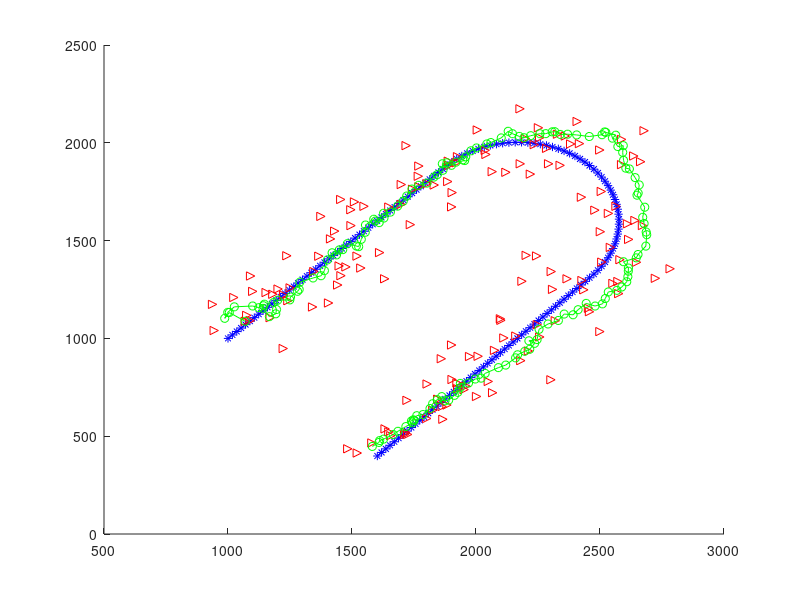

The MATLAB script that drew this image:
% Linear Kalman Filter Demo
% Jileil  2018-03-23
clc;clear;close all;
load trueTarget.mat
% All rights reserved
%% generate noisyMeasurement variable
% this section generates random noisy measurement variable
% set the covariance matrix
% Assume noise of X and Y are independent, so the non-diagnoal elements are zeros
% Sigma = [SigmaX^2 0;
%          0 SigmaY^2]
sigma = 100;
Sigma = [sigma^2 0;0 sigma^2]; 
% Initialize noisyMeasurement
noisyMeasurement = zeros(size(trueTarget));
noisyMeasurement(1,:) = trueTarget(1,:);
for i = 1:size(trueTarget,2)
    % Generate pseudo trueTarget 
    %randn is the random normal ditribution generator
    % get cholesky decomposition A = LL', L is a upper triangle matrix in matlab
    niu = chol(Sigma)*randn(2,1);
    % Znoisy = Ztrue + Noisy
    % Generate Noise Measurement 2
    noisyMeasurement(2:3,i) = trueTarget(2:3,i) + niu;
end
Z = noisyMeasurement(2:3,:);
clear Sigma sigma niu i;
%% Kalman Fliter implementation
h = figure;
set(h,'position',[100,100,800,800]);

% x0_: mean of x0, initialization of status vector
x0_ = [1000 1000 0 0]';
% P0 : the initialization of covariance matrix
P0 = [10000 0 0 0;
      0 10000 0 0;
      0  0  100 0;
      0  0  0 100];
% x0 is normal distributed as N(x0;x0_,P0)
%x0 = chol(P0)*randn(4,1) + x0_;
%x0 = x0_;
% Assume time interval T = 1
T = 1;
% ********************* CV Model **********************
% status transfer matrix in CV(constant-velocity) model as A or F:
% [I2 T*I2  =  [1 0 T 0
%  02 I2 ]     0 1 0 T
%              0 0 1 0
%              0 0 0 1]
A = [1 0 T 0;
     0 1 0 T;
     0 0 1 0;
     0 0 0 1];
% noisy transfer matrix in CV(constant-velocity) model as B or T:
% [0.5*T^2*I2 = [0.5T^2  0
%    T*I2]       0    0.5T^2
%                 T      0
%                 0      T]
B = [0.5*T^2    0;
       0     0.5*T^2;
       T        0;
       0        T;];
% process noise model
% the dynamic property or the instability of system increases with Q;
% when Q increases, the K gets bigger
pnsigma = 1;
processNoiseSigma = [pnsigma^2 0;0 pnsigma^2];
% this is Q
% noiseVector = chol(eye(2))*randn(2,1);
Q = B * processNoiseSigma * B';%[4*4] which is a constant under the Gaussian Assumption

H =  [1 0 0 0;
      0 1 0 0];
% 
xEstimate = zeros(4,151);
pEstimate = zeros(16,151);
xPredict = zeros(4,151);
zPredict = zeros(2,151);
innovation = zeros(2,151);
% initial_estimate= z0 + chol(p0_v)*rand(2,1)
a0 = [Z(:,1);chol([100 0;0 100])*rand(2,1)];
xEstimate(:,1) = a0;
pEstimate(:,1) = reshape(P0,16,1);
% under real circumstance, we don't know the pdf of measurement noise
sigma2 = 100;
R = [sigma2^2 0;0 sigma2^2];
for k = 2:151
    xPredict(:,k) = A * xEstimate(:,k - 1); % 1-step-ahead vector of state forecasts
    pPredict = A * reshape(pEstimate(: , k - 1),4 , 4) * A.' + Q; %[4 4] % 1-step-ahead covariance
    % 1-step-ahead vector of observation forecasts
    % zPredict = E[H(k+1)*X(K+1)+W(K+1)|Z^k], due to the assumption that
    % E[W(K+1)] = 0, zPredict can be simplified as:
    zPredict(:,k) = H * xPredict(:,k); 
    % 1-step-ahead estimated of observation covariance
    % R actually need to be calculated as Q
    Spredict = H * pPredict * H' + R; %[2 2]
    K = pPredict * H'/ Spredict; %[4 2]
    % observation innovation
    innovation(:,k) = Z(:,k) - zPredict(:,k); % innovation [2 1]
    xEstimate(:,k) = xPredict(:,k) + K * innovation(:,k); % [4 1]
    %pEstimate(:,k) = reshape(pPredict - K * Spredict * K',16 ,1); %[4 4]
    AA = eye(length(xEstimate(:,k))) - K * H;
    pEstimate_temp = AA * pPredict * AA.' + K * R * K.';
    pEstimate(:,k) = reshape(pEstimate_temp,16,1);
end
hold on;
plot(trueTarget(2,:),trueTarget(3,:),'b*-');

plot(Z(1,:),Z(2,:),'r>');
plot(xEstimate(1,:),xEstimate(2,:),'go-');
